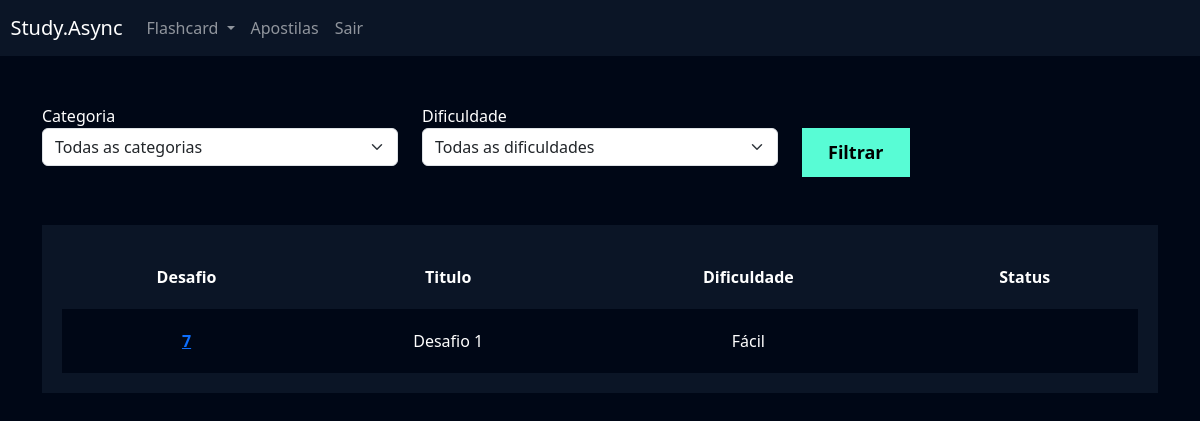
The page /flashcard/listar_desafio/ (signed in) on the database its author committed.
### flashcard/models.py (models this page shows, shortened)
class Desafio(models.Model):
    user = models.ForeignKey(User, on_delete=models.DO_NOTHING)
    titulo = models.CharField(max_length=100)
    categoria = models.ManyToManyField(Categoria)
    quantidade_perguntas = models.IntegerField()
    dificuldade = models.CharField(
        max_length=1, choices=Flashcard.DIFICULDADE_CHOICES
    )
    flashcards = models.ManyToManyField(FlashcardDesafio)

### flashcard/views.py (the view)
# urls.py: path('listar_desafio/', views.listar_desafio, name='listar_desafio'),
def listar_desafio(request):
    if request.method == 'GET':
        desafios = Desafio.objects.filter(user=request.user)
        categoria = Categoria.objects.all()
        dificuldade = Flashcard.DIFICULDADE_CHOICES
        categoria_filtrar = request.GET.get('categoria')
        dificuldade_filtrar = request.GET.get('dificuldade')
        if categoria_filtrar:
            desafios = Desafio.objects.filter(categoria__id=categoria_filtrar)
        if dificuldade_filtrar:
            desafios = Desafio.objects.filter(dificuldade=dificuldade_filtrar)
    return render(
        request,
        'listar_desafio.html',
        {
            'categorias': categoria,
            'dificuldades': dificuldade,
            'desafios': desafios,
        },
    )

### flashcard/templates/listar_desafio.html (shortened to what this page needs)
{% extends "base.html" %}
{% load static %}
{% block 'cabecalho' %}
<link href="{% static 'geral/css/cadastro.css' %}" rel="stylesheet">
<link href="{% static 'flashcard/css/novo_flashcard.css' %}" rel="stylesheet">
<link href="{% static 'flashcard/css/iniciar_desafio.css' %}" rel="stylesheet">
<link href="{% static 'flashcard/css/desafio.css' %}" rel="stylesheet">
<link href='https://unpkg.com/boxicons@2.1.4/css/boxicons.min.css' rel='stylesheet'>
{% endblock 'cabecalho' %}
{% block 'conteudo' %}
{% include "partials/header.html" %}
<div class="container">
    <br>
    <br>
    <div class="row">
        <div class="col-md">
            <form action="{% url 'listar_desafio' %}" method="GET">
                <label for="">Categoria</label>
                <select name="categoria" class="form-select">
                    <option value="">Todas as categorias</option>
                </select>
        </div>
        <div class="col-md">
            <label for="">Dificuldade</label>
            <select name="dificuldade" class="form-select">
                <option value="">Todas as dificuldades</option>
            </select>
        </div>
        <div class="col-md">
            <br>
            <input type="submit" value="Filtrar" class="btn-cadastro">
        </div>
    </div>
    <br>
    <br>
    <div class="box-listar">
        <table>
            <thead>
                <tr>
                    <th scope="col">Desafio</th>
                    <th scope="col">Titulo</th>
                    <th scope="col">Dificuldade</th>
                    <th scope="col">Status</th>
                </tr>
            </thead>
            <tbody>
                {% for desafio in desafios %}
                <tr class="linha">
                    <th><a href="{% url 'desafio' desafio.id %}">{{desafio.id}}</a></th>
                    <td>{{desafio.titulo}}</td>
                    <td>{{desafio.get_dificuldade_display}}</td>
                    <td>{{desafio.status}}</td>
                </tr>
                {% endfor %}
            </tbody>
        </table>
    </div>
</div>
{% endblock 'conteudo' %}

### templates/static/geral/css/base.css (style rules this page uses)
:root { --main-color: #0b1526; --dark-color: #000716; --secondary-dark-color: rgb(15, 2, 26); --light-color: #00c1f3; --contrast-color: #f4c96b; --differential-color: #58fcd5; }
body { background-color: var(--dark-color) !important; color: white !important; }

### templates/static/geral/css/cadastro.css (style rules this page uses)
* { margin: 0; padding: 0; }
.btn-cadastro { padding: 10px; background-color: #58fcd5; border: none; border: 1px solid #58fcd5; font-size: 18px; font-weight: bold; padding-left: 25px; padding-right: 25px; }

### templates/static/flashcard/css/desafio.css (style rules this page uses)
.box-listar { background-color: #0b1526; padding: 20px; }
table { width: 100%; padding: 20px; text-align: center; }
.linha { height: 40px; background-color: var(--dark-color); padding: 20px; }
td, th { padding: 20px; }
tr { background-color: var(--main-color); }

### rows shown on the page
Desafio: id "7", titulo "Desafio 1", dificuldade "Fácil"
